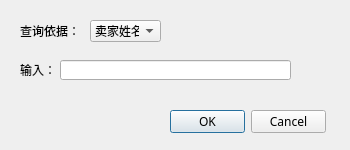
<?xml version="1.0" encoding="UTF-8"?>
<ui version="4.0">
 <class>QueryDialog</class>
 <widget class="QDialog" name="QueryDialog">
  <property name="geometry">
   <rect>
    <x>0</x>
    <y>0</y>
    <width>350</width>
    <height>150</height>
   </rect>
  </property>
  <property name="font">
   <font>
    <family>微软雅黑</family>
   </font>
  </property>
  <property name="windowTitle">
   <string>查询</string>
  </property>
  <widget class="QDialogButtonBox" name="buttonBox">
   <property name="geometry">
    <rect>
     <x>170</x>
     <y>110</y>
     <width>156</width>
     <height>23</height>
    </rect>
   </property>
   <property name="standardButtons">
    <set>QDialogButtonBox::Cancel|QDialogButtonBox::Ok</set>
   </property>
  </widget>
  <widget class="QLabel" name="label_1">
   <property name="geometry">
    <rect>
     <x>20</x>
     <y>20</y>
     <width>61</width>
     <height>22</height>
    </rect>
   </property>
   <property name="text">
    <string>查询依据：</string>
   </property>
  </widget>
  <widget class="QComboBox" name="combo_query_by">
   <property name="geometry">
    <rect>
     <x>90</x>
     <y>20</y>
     <width>71</width>
     <height>22</height>
    </rect>
   </property>
   <item>
    <property name="text">
     <string>卖家姓名</string>
    </property>
   </item>
   <item>
    <property name="text">
     <string>商品名</string>
    </property>
   </item>
  </widget>
  <widget class="QLineEdit" name="lineEdit">
   <property name="geometry">
    <rect>
     <x>60</x>
     <y>60</y>
     <width>231</width>
     <height>20</height>
    </rect>
   </property>
  </widget>
  <widget class="QLabel" name="label_2">
   <property name="geometry">
    <rect>
     <x>20</x>
     <y>60</y>
     <width>31</width>
     <height>20</height>
    </rect>
   </property>
   <property name="text">
    <string>输入：</string>
   </property>
  </widget>
 </widget>
 <resources/>
 <connections/>
</ui>
